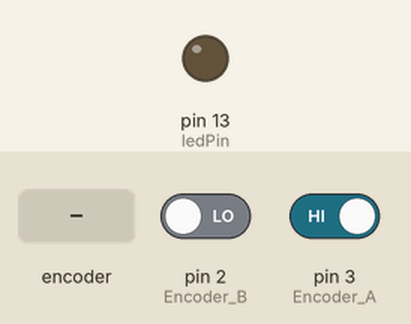
A sketch run on a simulated Arduino Uno, built with avr-gcc and run on an emulated ATmega328P. On the bench: output pins drawn as LEDs (lit = HIGH). The test bench sets the inputs (shaded band); at power-on: pin 2 (Encoder_B) LOW, pin 3 (Encoder_A) HIGH.

Above: at 1.2 s.
1.3 s: rotary encoder on pin 3 (Encoder_A) / pin 2 (Encoder_B) turned 3 steps (first pin leading)
At 2.1 s:
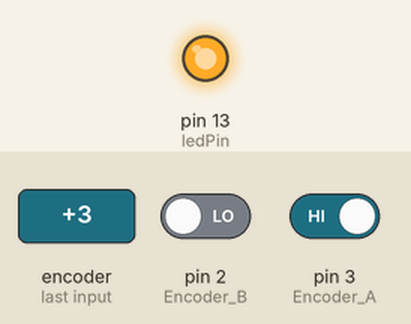
Timing chart, 0 to 4.3 s (numbered marks = the images above; inputs shaded):
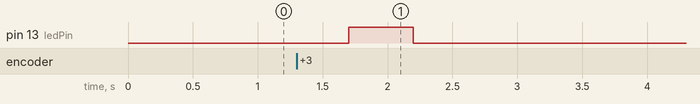

The sketch:

RE_1.ino
```cpp
#include <avr/io.h>

void  Encoder_san();
// Definicao dos Pinos
const int Encoder_A =  3;            // Incremental Encoder singal A is PD3
const int Encoder_B =  2;            // Incremental Encoder singal B is PD2
const int ledPin    =  13;
int Encoder_number=0;
int state=0;

void setup(){
  PORTD |=((1<<Encoder_A)|(1<<Encoder_B));          //Pull up Encoder singal A and Bsignals
  attachInterrupt(1, Encoder_san, FALLING);        //interrupts: numbers 0 (on digital pin 2) and 1 (on digital pin 3).
  pinMode(ledPin, OUTPUT);
  // initialize the pushbutton pin as an input:
  pinMode(Encoder_A, INPUT);
  pinMode(Encoder_B, INPUT);
}

void loop(){
  if(state==1){
    for(int i=0;i<Encoder_number;i++){
      digitalWrite(ledPin,HIGH);
      delay(500);
      digitalWrite(ledPin,LOW);
      delay(500);
    }
    state=0;
  }
}
void Encoder_san()
{

        if(digitalRead(Encoder_B))
          {
             Encoder_number++;
          }
        else
          {
            Encoder_number--;
          }
          state=1;
}
```

Measured:
- after the input at 1.3 s, pin 13 (ledPin): LOW → HIGH after 0.40 s, → LOW 0.50 s later
